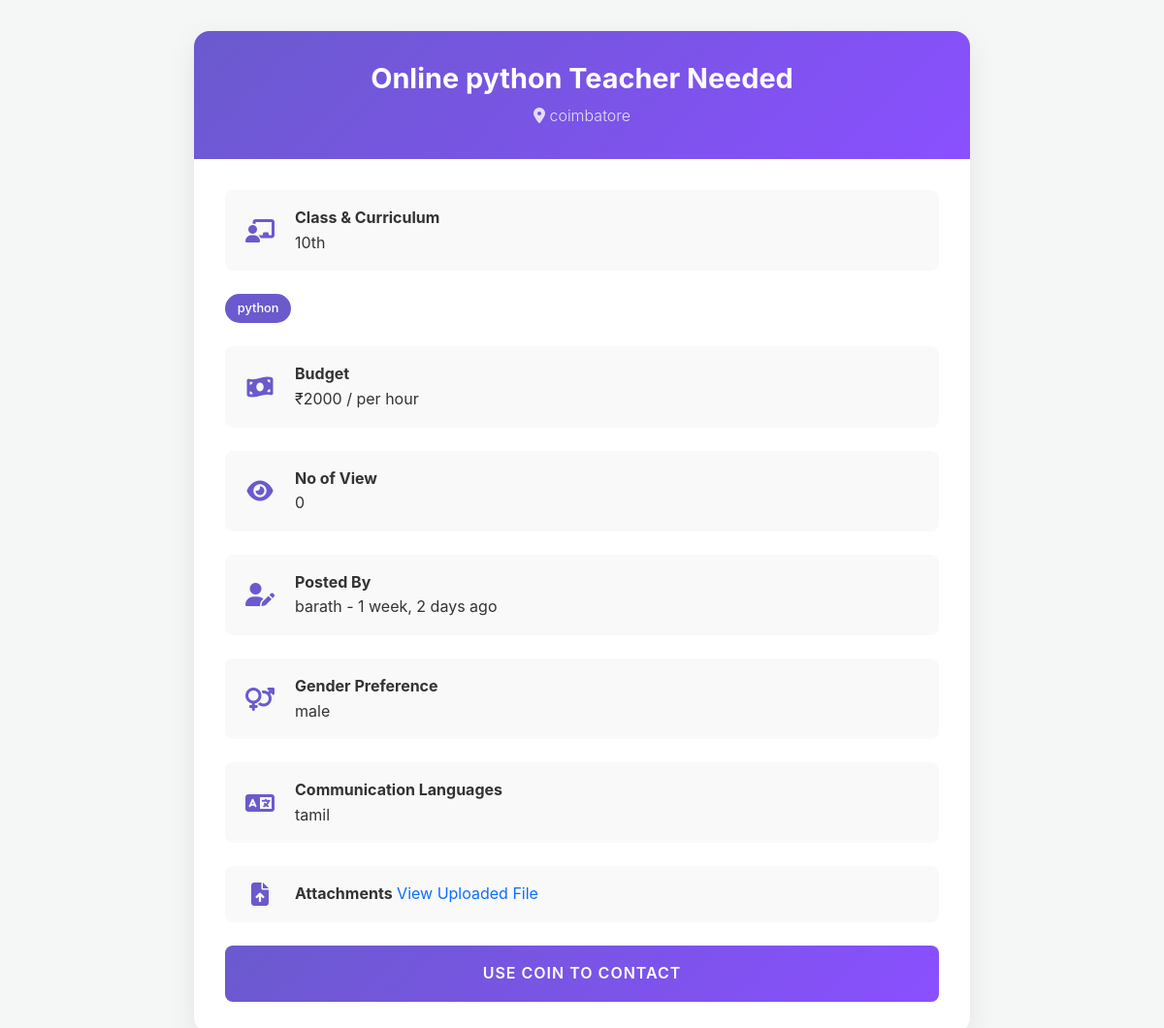
Screenshot of /view_post_teach/ipcsnandha@gmail.com/ipcsccc@gmail.com/103 with the database file from the repository.
### kovai_app/models.py (models this page shows)
class Requestpost(models.Model):
    email = models.EmailField(null=True, blank=True)
    classes = models.CharField(max_length=225, null=True, blank=True)
    curriculum= models.CharField(max_length=20,  null=True, blank=True)
    dyr = models.TextField(verbose_name="Details of your requirement",null=True, blank=True)
    dates = models.DateTimeField(default=timezone.now)
    subject = models.CharField(max_length=255,null=False, blank=False)
    two_subject = models.CharField(max_length=255, null=True, blank=True)
    three_subject = models.CharField(max_length=255, null=True, blank=True)
    four_subject = models.CharField(max_length=255, null=True, blank=True)
    five_subject = models.CharField(max_length=255, null=True, blank=True)
    i_want = models.CharField(max_length=50, choices=[
        ("tutoring", "Tutoring"),
        ("assignment_help", "Assignment Help")
    ],null=False, blank=False)
    imagess = models.ImageField(upload_to='images/',null=True,blank=True)
    meeting_option = models.CharField(max_length=255, null=True,blank=True)
    budget = models.CharField(max_length=255)
    budget_need = models.CharField(max_length=50, choices=[
        ("per_hour", "per hour"),
        ("per_day", "per day"),
        ("per_week", "per week"),
        ("per_month", "per month")
    ])
    language = models.CharField(max_length=255,null=True, blank=True)
    need = models.CharField(max_length=10, choices=[
        ("part_time", "Part time"),
        ("full_time", "Full time")
    ] ,null=False, blank=False)
    gender = models.CharField(max_length=10, choices=[
        ("male", "Male"),
        ("female", "Female"),
        ("both", "Both")
    ],null=True,blank=True)
    location = models.CharField(max_length=255,null=True,blank=True)
    profile_photo = models.ImageField(upload_to=upload_to_stu,null=True)
    filename=models.CharField(max_length=200,  null=True, blank=True)
    coin=models.IntegerField(null=True, blank=True)
    count=models.IntegerField(null=True, blank=True)

class TutorRequest(models.Model):
    user = models.OneToOneField(User, on_delete=models.CASCADE,null=True,blank=True)
    id = models.AutoField(primary_key=True)
    name = models.CharField(max_length=100,null=True,blank=True)
    email = models.EmailField()
    location = models.CharField(max_length=255)
    phone = models.CharField(max_length=15)
    w_number = models.CharField(max_length=15,null=True,blank=True)
    password= models.CharField(max_length=100,null=True,blank=True)
    coin=models.IntegerField(null=True, blank=True)
    mobile_otp=models.IntegerField(null=True, blank=True)
    gender=models.CharField(max_length=100,null=True,blank=True)

### kovai_app/views.py (the view)
# urls.py: path('view_post_teach/<a_email>/<email>/<int:id>',views.view_post_teach, name='view_post_teach'),
def view_post_teach(request,a_email,email,id):
    print(email)
    if TutorRegistration.objects.filter(email=a_email).exists():
        if teacher_addcard.objects.filter(email=a_email,cid=id).exists():
            s=TutorRequest.objects.filter(email=email).first()
            sp=Requestpost.objects.get(id=id)
            c=TutorRegistration.objects.filter(email=a_email).first()
            d={"s":s,"sp":sp,"account":c}
            return render(request,"v_full_student_post.html",d)
        else:
            s=TutorRequest.objects.filter(email=email).first()
            sp=Requestpost.objects.get(id=id)
            c=TutorRegistration.objects.filter(email=a_email).first()
            d={"s":s,"sp":sp,"account":c}
            return render(request,"v_student_post.html",d)
    messages.success(request, f"Leaner cannot view Another Leaner Profile")
    return redirect("h_tutors_job")

### kovai_app/templates/v_student_post.html (shortened to what this page needs)
<!DOCTYPE html>
<html lang="en">
<head>
    <link href="https://cdn.jsdelivr.net/npm/bootstrap@5.3.3/dist/css/bootstrap.min.css" rel="stylesheet">
    <link rel="stylesheet" href="https://cdnjs.cloudflare.com/ajax/libs/font-awesome/6.6.0/css/all.min.css">
</head>
<body>
    <div class="job-post-container animate-on-load">
        <div class="job-header">
            <h1>{{sp.meeting_option}} {{sp.subject}} Teacher Needed</h1>
            <div class="location">
                <i class="fas fa-map-marker-alt"></i> {{s.location}}
            </div>
        </div>
        <div class="job-details">
            <div class="detail-section">
                <i class="fas fa-chalkboard-teacher"></i>
                <div>
                    <strong>Class & Curriculum</strong>
                    <p class="mb-0">{{sp.classes}} {{sp.curriculam}}</p>
                </div>
            </div>
            <div class="subjects-list">
                {% if sp.subject %}
                    <span class="subject-tag">{{sp.subject}}</span>
                {% endif %}
            </div>
            <div class="detail-section">
                <i class="fas fa-money-bill-wave"></i>
                <div>
                    <strong>Budget</strong>
                    <p class="mb-0">₹{{sp.budget}} / {{sp.budget_need}}</p>
                </div>
            </div>
            <div class="detail-section">
                <i class="fa-solid fa-eye"></i>
                <div>
                    <strong>No of View</strong>
                    <p class="mb-0">{{sp.count}}</p>
                </div>
            </div>
            <div class="detail-section">
                <i class="fas fa-user-edit"></i>
                <div>
                    <strong>Posted By</strong>
                    <p class="mb-0">{{s.name}} - {{ sp.dates|timesince }} ago</p>
                </div>
            </div>
            <div class="detail-section">
                <i class="fas fa-venus-mars"></i>
                <div>
                    <strong>Gender Preference</strong>
                    <p class="mb-0">{{sp.gender}}</p>
                </div>
            </div>
            <div class="detail-section">
                <i class="fas fa-language"></i>
                <div>
                    <strong>Communication Languages</strong>
                    <p class="mb-0">{{sp.language}}</p>
                </div>
            </div>
            {% if sp.imagess %}
            <div class="detail-section">
                <i class="fas fa-file-upload"></i>
                <div>
                    <strong>Attachments</strong>
                    <a href="{{ sp.imagess.url }}" target="_blank" class="text-decoration-none text-primary">View Uploaded File</a>
                </div>
            </div>
            {% endif %}
            <button class="contact-btn mt-3">
                <a href="/use_coin_teach/{{account.email}}/{{sp.email}}/{{sp.id}}" class="text-white text-decoration-none">
                    Use Coin to Contact
                </a>
            </button>
        </div>
    </div>
</body>
</html>

### kovai_app/templates/v_student_post.html (style rules this page uses)
:root { --primary-color: #4a4a4a; --accent-color: #6a5acd; --background-color: #f4f7f6; --text-color: #333; }
body { background-color: var(--background-color); font-family: 'Inter', -apple-system, BlinkMacSystemFont, 'Segoe UI', Roboto, Oxygen, Ubuntu, Cantarell, 'Open Sans', 'Helvetica Neue', sans-serif; line-height: 1.6; color: var(--text-color); }
.job-post-container { max-width: 800px; margin: 2rem auto; background: white; border-radius: 16px; box-shadow: 0 10px 30px rgba(0, 0, 0, 0.08); overflow: hidden; transition: all 0.3s ease; }
.job-header { background: linear-gradient(135deg, var(--accent-color), #8a4fff); color: white; padding: 2rem; text-align: center; position: relative; }
.job-header h1 { font-weight: 700; font-size: 1.8rem; margin-bottom: 0.5rem; }
.job-header .location { font-weight: 300; opacity: 0.8; }
.job-details { padding: 2rem; }
.detail-section { margin-bottom: 1.5rem; padding: 1rem; background-color: #f9f9f9; border-radius: 8px; display: flex; align-items: center; gap: 1rem; }
.detail-section i { color: var(--accent-color); font-size: 1.5rem; min-width: 40px; text-align: center; }
.subjects-list { display: flex; flex-wrap: wrap; gap: 0.5rem; margin-bottom: 1.5rem; }
.subject-tag { background-color: var(--accent-color); color: white; padding: 0.3rem 0.8rem; border-radius: 20px; font-size: 0.8rem; font-weight: 500; }
.contact-btn { display: block; width: 100%; padding: 1rem; background: linear-gradient(135deg, var(--accent-color), #8a4fff); color: white; border: none; border-radius: 8px; font-weight: 600; text-transform: uppercase; letter-spacing: 1px; transition: transform 0.3s ease; }
.animate-on-load { animation: fadeInUp 0.8s ease-out; }

### rows the page displays
Requestpost: meeting_option "Online", subject "python", classes "10th", budget "2000", budget_need "per hour", count "0", dates "1 week, 2 days", gender "male", language "tamil"
TutorRequest: location "coimbatore", name "barath"
